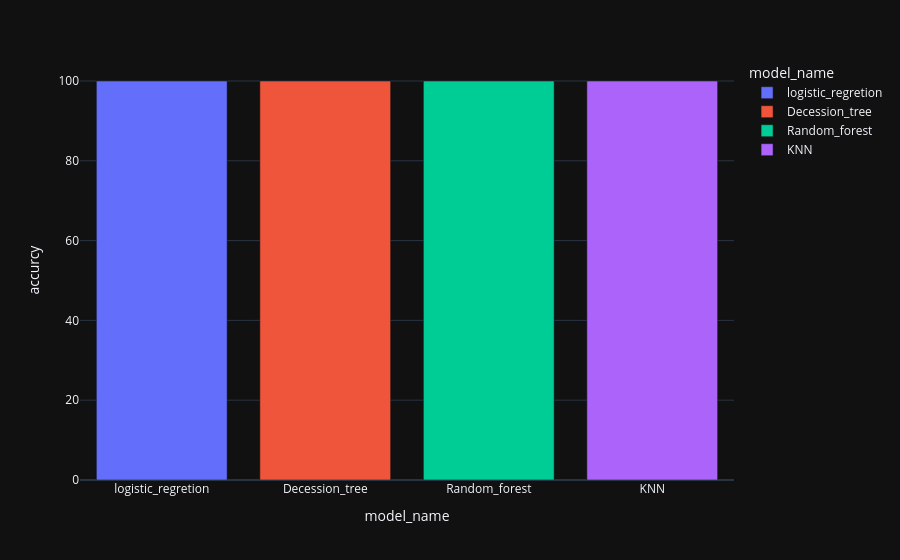

The code cell stored with this chart in its notebook:
### Code cell
fig=px.bar(model_info,x="model_name",y="accurcy",color="model_name")
fig.show()

### Figure 1 — Plotly figure (JSON) as saved in the notebook; plotly's stock layout.template omitted (floating-point values rounded to 4 significant figures)
{"data": [{"hovertemplate": "model_name=%{x}<br>accurcy=%{y}<extra></extra>", "legendgroup": "logistic_regretion", "marker": {"color": "#636efa", "pattern": {"shape": ""}}, "name": "logistic_regretion", "orientation": "v", "showlegend": true, "textposition": "auto", "x": ["logistic_regretion"], "xaxis": "x", "y": [100.0], "yaxis": "y", "type": "bar"}, {"hovertemplate": "model_name=%{x}<br>accurcy=%{y}<extra></extra>", "legendgroup": "Decession_tree", "marker": {"color": "#EF553B", "pattern": {"shape": ""}}, "name": "Decession_tree", "orientation": "v", "showlegend": true, "textposition": "auto", "x": ["Decession_tree"], "xaxis": "x", "y": [100.0], "yaxis": "y", "type": "bar"}, {"hovertemplate": "model_name=%{x}<br>accurcy=%{y}<extra></extra>", "legendgroup": "Random_forest", "marker": {"color": "#00cc96", "pattern": {"shape": ""}}, "name": "Random_forest", "orientation": "v", "showlegend": true, "textposition": "auto", "x": ["Random_forest"], "xaxis": "x", "y": [100.0], "yaxis": "y", "type": "bar"}, {"hovertemplate": "model_name=%{x}<br>accurcy=%{y}<extra></extra>", "legendgroup": "KNN", "marker": {"color": "#ab63fa", "pattern": {"shape": ""}}, "name": "KNN", "orientation": "v", "showlegend": true, "textposition": "auto", "x": ["KNN"], "xaxis": "x", "y": [100.0], "yaxis": "y", "type": "bar"}], "layout": {"xaxis": {"anchor": "y", "domain": [0.0, 1.0], "title": {"text": "model_name"}, "categoryorder": "array", "categoryarray": ["logistic_regretion", "Decession_tree", "Random_forest", "KNN"]}, "yaxis": {"anchor": "x", "domain": [0.0, 1.0], "title": {"text": "accurcy"}}, "legend": {"title": {"text": "model_name"}, "tracegroupgap": 0}, "margin": {"t": 60}, "barmode": "relative"}}
